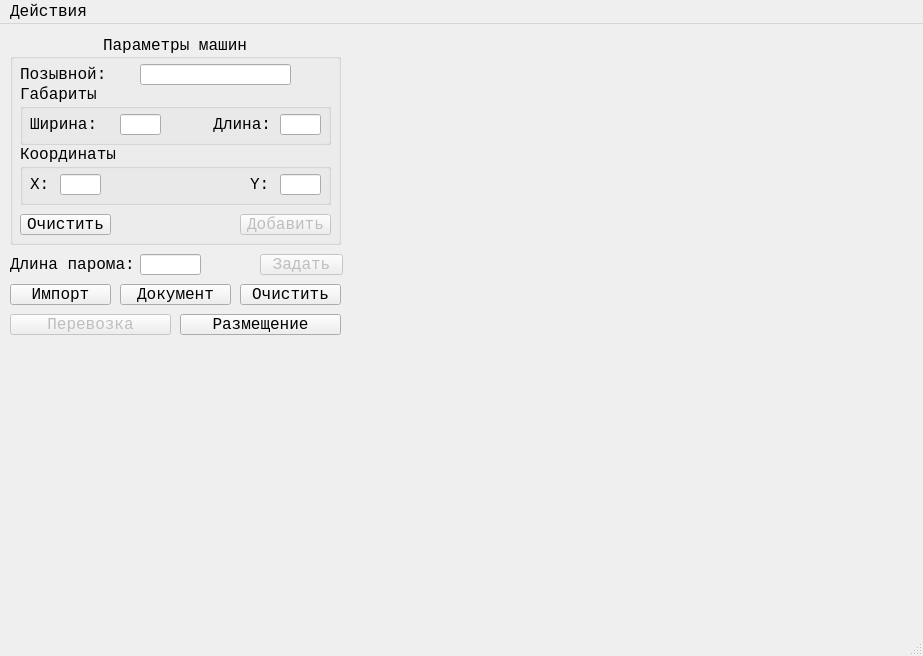
<?xml version="1.0" encoding="UTF-8"?>
<ui version="4.0">
 <class>MainWindow</class>
 <widget class="QMainWindow" name="MainWindow">
  <property name="geometry">
   <rect>
    <x>0</x>
    <y>0</y>
    <width>923</width>
    <height>656</height>
   </rect>
  </property>
  <property name="sizePolicy">
   <sizepolicy hsizetype="Maximum" vsizetype="Maximum">
    <horstretch>0</horstretch>
    <verstretch>0</verstretch>
   </sizepolicy>
  </property>
  <property name="font">
   <font>
    <family>Courier New</family>
    <pointsize>12</pointsize>
   </font>
  </property>
  <property name="windowTitle">
   <string>Обстановка</string>
  </property>
  <widget class="QWidget" name="centralwidget">
   <widget class="QGroupBox" name="carParametersGroupBox">
    <property name="geometry">
     <rect>
      <x>10</x>
      <y>10</y>
      <width>331</width>
      <height>211</height>
     </rect>
    </property>
    <property name="font">
     <font>
      <family>Courier New</family>
      <pointsize>12</pointsize>
     </font>
    </property>
    <property name="title">
     <string>Параметры машин</string>
    </property>
    <property name="alignment">
     <set>Qt::AlignCenter</set>
    </property>
    <widget class="QLabel" name="callLabel">
     <property name="geometry">
      <rect>
       <x>10</x>
       <y>30</y>
       <width>111</width>
       <height>20</height>
      </rect>
     </property>
     <property name="font">
      <font>
       <family>Courier New</family>
       <pointsize>12</pointsize>
      </font>
     </property>
     <property name="text">
      <string>Позывной:</string>
     </property>
    </widget>
    <widget class="QGroupBox" name="sizeGroupBox">
     <property name="geometry">
      <rect>
       <x>10</x>
       <y>50</y>
       <width>311</width>
       <height>61</height>
      </rect>
     </property>
     <property name="font">
      <font>
       <family>Courier New</family>
       <pointsize>12</pointsize>
      </font>
     </property>
     <property name="title">
      <string>Габариты</string>
     </property>
     <widget class="QLabel" name="widthLabel">
      <property name="geometry">
       <rect>
        <x>10</x>
        <y>30</y>
        <width>81</width>
        <height>20</height>
       </rect>
      </property>
      <property name="font">
       <font>
        <family>Courier New</family>
        <pointsize>12</pointsize>
       </font>
      </property>
      <property name="text">
       <string>Ширина:</string>
      </property>
     </widget>
     <widget class="QLabel" name="lengthLabel">
      <property name="geometry">
       <rect>
        <x>180</x>
        <y>30</y>
        <width>71</width>
        <height>20</height>
       </rect>
      </property>
      <property name="font">
       <font>
        <family>Courier New</family>
        <pointsize>12</pointsize>
       </font>
      </property>
      <property name="text">
       <string>Длина:</string>
      </property>
      <property name="alignment">
       <set>Qt::AlignRight|Qt::AlignTrailing|Qt::AlignVCenter</set>
      </property>
     </widget>
     <widget class="QLineEdit" name="widthLineEdit">
      <property name="geometry">
       <rect>
        <x>100</x>
        <y>30</y>
        <width>41</width>
        <height>21</height>
       </rect>
      </property>
      <property name="font">
       <font>
        <family>Courier New</family>
        <pointsize>12</pointsize>
       </font>
      </property>
     </widget>
     <widget class="QLineEdit" name="lengthLineEdit">
      <property name="geometry">
       <rect>
        <x>260</x>
        <y>30</y>
        <width>41</width>
        <height>21</height>
       </rect>
      </property>
      <property name="font">
       <font>
        <family>Courier New</family>
        <pointsize>12</pointsize>
       </font>
      </property>
      <property name="alignment">
       <set>Qt::AlignLeading|Qt::AlignLeft|Qt::AlignVCenter</set>
      </property>
     </widget>
    </widget>
    <widget class="QGroupBox" name="coordsGroupBox">
     <property name="geometry">
      <rect>
       <x>10</x>
       <y>110</y>
       <width>311</width>
       <height>61</height>
      </rect>
     </property>
     <property name="font">
      <font>
       <family>Courier New</family>
       <pointsize>12</pointsize>
      </font>
     </property>
     <property name="title">
      <string>Координаты</string>
     </property>
     <widget class="QLabel" name="xCoordLabel">
      <property name="geometry">
       <rect>
        <x>10</x>
        <y>30</y>
        <width>21</width>
        <height>20</height>
       </rect>
      </property>
      <property name="font">
       <font>
        <family>Courier New</family>
        <pointsize>12</pointsize>
       </font>
      </property>
      <property name="text">
       <string>X:</string>
      </property>
     </widget>
     <widget class="QLabel" name="yCoordLabel">
      <property name="geometry">
       <rect>
        <x>230</x>
        <y>30</y>
        <width>21</width>
        <height>20</height>
       </rect>
      </property>
      <property name="font">
       <font>
        <family>Courier New</family>
        <pointsize>12</pointsize>
       </font>
      </property>
      <property name="text">
       <string>Y:</string>
      </property>
     </widget>
     <widget class="QLineEdit" name="xCoordLineEdit">
      <property name="geometry">
       <rect>
        <x>40</x>
        <y>30</y>
        <width>41</width>
        <height>21</height>
       </rect>
      </property>
      <property name="font">
       <font>
        <family>Courier New</family>
        <pointsize>12</pointsize>
       </font>
      </property>
     </widget>
     <widget class="QLineEdit" name="yCoordLineEdit">
      <property name="geometry">
       <rect>
        <x>260</x>
        <y>30</y>
        <width>41</width>
        <height>21</height>
       </rect>
      </property>
      <property name="font">
       <font>
        <family>Courier New</family>
        <pointsize>12</pointsize>
       </font>
      </property>
     </widget>
    </widget>
    <widget class="QPushButton" name="clearCarPushButton">
     <property name="geometry">
      <rect>
       <x>10</x>
       <y>180</y>
       <width>91</width>
       <height>21</height>
      </rect>
     </property>
     <property name="font">
      <font>
       <family>Courier New</family>
       <pointsize>12</pointsize>
      </font>
     </property>
     <property name="text">
      <string>Очистить</string>
     </property>
    </widget>
    <widget class="QPushButton" name="addCarPushButton">
     <property name="enabled">
      <bool>false</bool>
     </property>
     <property name="geometry">
      <rect>
       <x>230</x>
       <y>180</y>
       <width>91</width>
       <height>21</height>
      </rect>
     </property>
     <property name="font">
      <font>
       <family>Courier New</family>
       <pointsize>12</pointsize>
      </font>
     </property>
     <property name="text">
      <string>Добавить</string>
     </property>
    </widget>
    <widget class="QLineEdit" name="callLineEdit">
     <property name="geometry">
      <rect>
       <x>130</x>
       <y>30</y>
       <width>151</width>
       <height>21</height>
      </rect>
     </property>
     <property name="font">
      <font>
       <family>Courier New</family>
       <pointsize>12</pointsize>
      </font>
     </property>
     <property name="maxLength">
      <number>15</number>
     </property>
    </widget>
   </widget>
   <widget class="QLabel" name="ferryLengthLabel">
    <property name="geometry">
     <rect>
      <x>10</x>
      <y>230</y>
      <width>161</width>
      <height>20</height>
     </rect>
    </property>
    <property name="font">
     <font>
      <family>Courier New</family>
      <pointsize>12</pointsize>
     </font>
    </property>
    <property name="text">
     <string>Длина парома:</string>
    </property>
   </widget>
   <widget class="QPushButton" name="setFerryLengthPushButton">
    <property name="enabled">
     <bool>false</bool>
    </property>
    <property name="geometry">
     <rect>
      <x>260</x>
      <y>230</y>
      <width>83</width>
      <height>21</height>
     </rect>
    </property>
    <property name="font">
     <font>
      <family>Courier New</family>
      <pointsize>12</pointsize>
     </font>
    </property>
    <property name="text">
     <string>Задать</string>
    </property>
   </widget>
   <widget class="QPushButton" name="importPushButton">
    <property name="geometry">
     <rect>
      <x>10</x>
      <y>260</y>
      <width>101</width>
      <height>21</height>
     </rect>
    </property>
    <property name="font">
     <font>
      <family>Courier New</family>
      <pointsize>12</pointsize>
     </font>
    </property>
    <property name="text">
     <string>Импорт</string>
    </property>
   </widget>
   <widget class="QPushButton" name="documentPushButton">
    <property name="geometry">
     <rect>
      <x>120</x>
      <y>260</y>
      <width>111</width>
      <height>21</height>
     </rect>
    </property>
    <property name="font">
     <font>
      <family>Courier New</family>
      <pointsize>12</pointsize>
     </font>
    </property>
    <property name="text">
     <string>Документ</string>
    </property>
   </widget>
   <widget class="QPushButton" name="clearTablePushButton">
    <property name="geometry">
     <rect>
      <x>240</x>
      <y>260</y>
      <width>101</width>
      <height>21</height>
     </rect>
    </property>
    <property name="font">
     <font>
      <family>Courier New</family>
      <pointsize>12</pointsize>
     </font>
    </property>
    <property name="text">
     <string>Очистить</string>
    </property>
   </widget>
   <widget class="QPushButton" name="transportPushButton">
    <property name="enabled">
     <bool>false</bool>
    </property>
    <property name="geometry">
     <rect>
      <x>10</x>
      <y>290</y>
      <width>161</width>
      <height>21</height>
     </rect>
    </property>
    <property name="font">
     <font>
      <family>Courier New</family>
      <pointsize>12</pointsize>
     </font>
    </property>
    <property name="text">
     <string>Перевозка</string>
    </property>
   </widget>
   <widget class="QPushButton" name="placePushButton">
    <property name="geometry">
     <rect>
      <x>180</x>
      <y>290</y>
      <width>161</width>
      <height>21</height>
     </rect>
    </property>
    <property name="font">
     <font>
      <family>Courier New</family>
      <pointsize>12</pointsize>
     </font>
    </property>
    <property name="text">
     <string>Размещение</string>
    </property>
   </widget>
   <widget class="QLineEdit" name="ferryLengthLineEdit">
    <property name="geometry">
     <rect>
      <x>140</x>
      <y>230</y>
      <width>61</width>
      <height>21</height>
     </rect>
    </property>
    <property name="font">
     <font>
      <family>Courier New</family>
      <pointsize>12</pointsize>
     </font>
    </property>
   </widget>
  </widget>
  <widget class="QMenuBar" name="menubar">
   <property name="geometry">
    <rect>
     <x>0</x>
     <y>0</y>
     <width>923</width>
     <height>27</height>
    </rect>
   </property>
   <property name="palette">
    <palette>
     <active>
      <colorrole role="Base">
       <brush brushstyle="SolidPattern">
        <color alpha="255">
         <red>255</red>
         <green>255</green>
         <blue>255</blue>
        </color>
       </brush>
      </colorrole>
     </active>
     <inactive>
      <colorrole role="Base">
       <brush brushstyle="SolidPattern">
        <color alpha="255">
         <red>255</red>
         <green>255</green>
         <blue>255</blue>
        </color>
       </brush>
      </colorrole>
     </inactive>
     <disabled/>
    </palette>
   </property>
   <widget class="QMenu" name="menu">
    <property name="font">
     <font>
      <family>Courier New</family>
      <pointsize>12</pointsize>
     </font>
    </property>
    <property name="title">
     <string>Действия</string>
    </property>
    <addaction name="action"/>
    <addaction name="action_2"/>
    <addaction name="action_3"/>
    <addaction name="action_4"/>
    <addaction name="action_5"/>
    <addaction name="action_6"/>
   </widget>
   <addaction name="menu"/>
  </widget>
  <widget class="QStatusBar" name="statusbar"/>
  <action name="action">
   <property name="text">
    <string>Импорт</string>
   </property>
  </action>
  <action name="action_2">
   <property name="text">
    <string>Очистить</string>
   </property>
  </action>
  <action name="action_3">
   <property name="text">
    <string>Документ</string>
   </property>
  </action>
  <action name="action_4">
   <property name="text">
    <string>Перевозка</string>
   </property>
  </action>
  <action name="action_5">
   <property name="text">
    <string>Размещение</string>
   </property>
  </action>
  <action name="action_6">
   <property name="text">
    <string>Выйти</string>
   </property>
  </action>
 </widget>
 <resources/>
 <connections/>
</ui>
